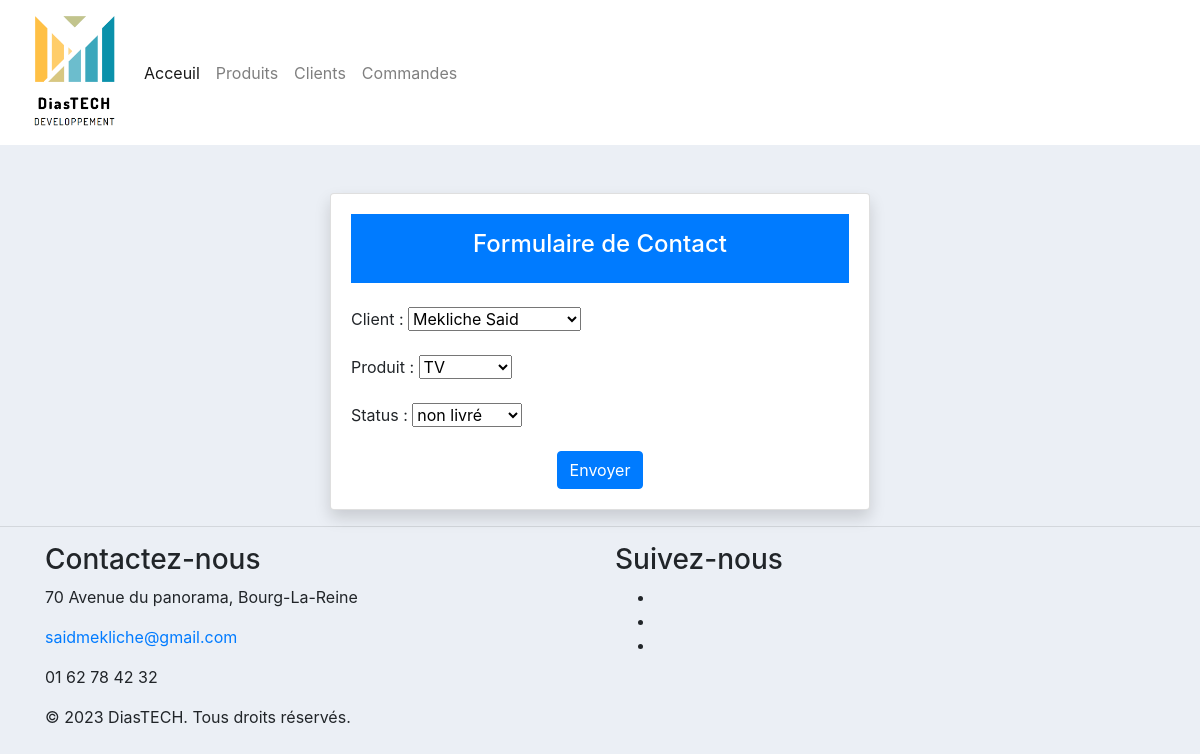
The app's page /commande/modifier_commande/8 with its own data.
### commande/models.py (models this page shows)
class Commande(models.Model):
    STATUS = (
        ('en_instance', 'En instance'),
        ('non livré', 'non livré'),
        ('livré', 'livré')
    )
    client = models.ForeignKey(Client, null= True, on_delete=models.SET_NULL)
    produit = models.ForeignKey(Produit, null= True, on_delete=models.SET_NULL)
    status = models.CharField(max_length=200, choices=STATUS)
    date_creation = models.DateTimeField(auto_now_add=True)

### commande/views.py (the view)
# urls.py: path('modifier_commande/<str:pk>', views.modifier_commande, name='modifier_commande'),
def modifier_commande(request,pk):
    commande=Commande.objects.get(id=pk)
    form=CommandeForm(instance=commande)
    if request.method=='POST':
        form= CommandeForm(request.POST,instance=commande)
        if form.is_valid():
            form.save()
            return redirect('/')
    context={'form':form}
    return render(request,'commande/ajouter_commande.html',context)

### commande/forms.py
class CommandeForm(ModelForm):
    class Meta:
        model=Commande
        fields='__all__'

### client/models.py (called while the page is built)
    def __str__(self):
        return self.nom

### produit/models.py (called while the page is built)
    def __str__(self):
        return self.nom

### templates/commande/ajouter_commande.html (shortened to what this page needs)
{% extends 'main.html' %}
{% block contenu %}
<div class="container mt-5">
    <div class="row justify-content-center">
        <div class="col-md-6">
            <div class="card shadow">
                <div class="card-body">
                    <div class="text-center p-3 mb-4" style="background-color: #007bff; color: #fff;">
                        <h2 style="font-size: 24px;">Formulaire de Contact</h2>
                    </div>
                    <form action="" method="POST">
                        {{ form.as_p }}
                        <div class="text-center">
                            <button type="submit" class="btn btn-primary">Envoyer</button>
                        </div>
                    </form>
                </div>
            </div>
        </div>
    </div>
</div>
{% endblock %}

### static/css/main.css (style rules this page uses)
body { background-color: #ebeff5; }

### records on screen
Commande: client "Mekliche Said", produit "TV", status "non livré"
